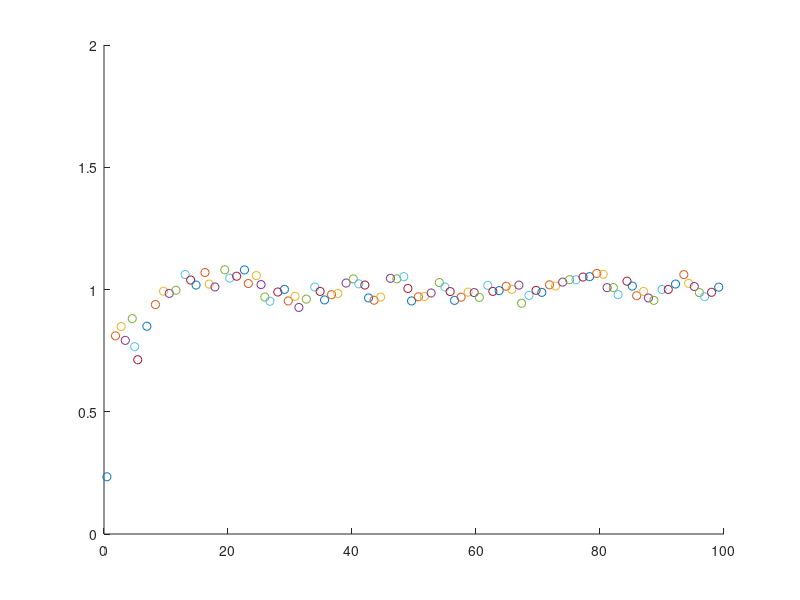

Here is the MATLAB script that generated this plot:
Z = (1:100);
noise = randn(1,100);
Z = Z + noise;

X = [0;0];
P = [1 0;0 1];
F = [1 1;0 1];
Q = [0.001,0;0 0.001];
H = [1 0];
R = 1;

figure;
hold on;

for i =1:100
    X_ = F * X;
    P_ = F*P*F'+ Q;
    K = P_* H'/(H*P_* H'+ R);
    X = X_+ K* (Z(i)- H*X_);
    P = (eye(2)-K*H)*P_;
    plot(X(1), X(2),'o');
    axis([0,100,0,2]); 
end